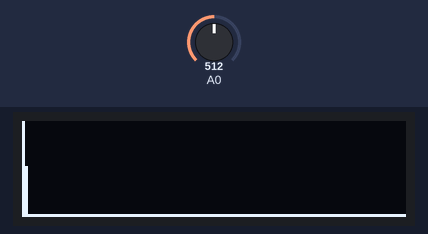
Simulated run of this sketch. Board: Arduino Uno, built with avr-gcc and run on an emulated ATmega328P. Shown: 128×32 one-colour display. The inputs (shaded band) are chosen by the test bench; at power-on: A0 = 512. The display library's start-up logo is not drawn.

Above: at 2.2 s.
2.3 s: A0 set to 716
At 2.6 s:
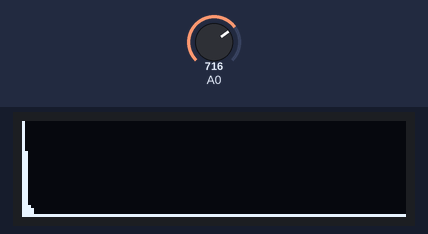
4.2 s: A0 set to 900
At 5.7 s:
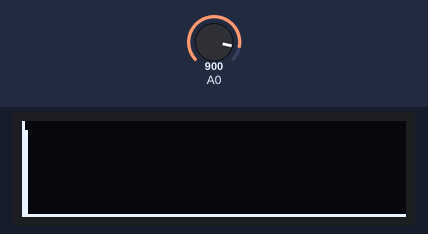
6.0 s: A0 set to 1023
Timing chart, 0 to 9.0 s (numbered marks = the images above; inputs shaded):
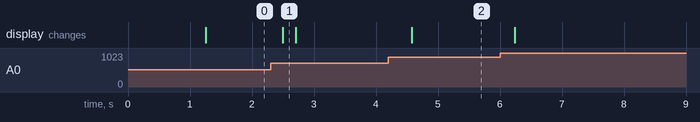

The sketch:

FFT_ADC_OLED_128x32.ino
```cpp
#include "fix_fft.h"
#include <stdio.h>
#include <math.h>

#include <SPI.h>
#include <Wire.h>
#include <Adafruit_GFX.h>
#include <Adafruit_SSD1306.h>

#define SCREEN_WIDTH 128
#define SCREEN_HEIGHT 32

#define OLED_RESET 4

Adafruit_SSD1306 display(SCREEN_WIDTH, SCREEN_HEIGHT, &Wire, OLED_RESET);

const int m=7;
const int tab[]={2,4,8,16,32,64,128};
const int SAMPLES = tab[m-1];
char vReal[SAMPLES];
char vImag[SAMPLES];
const double samplingFrequency = 6000;
unsigned int sampling_period_us;
unsigned long microseconds;

void setup() {
  display.begin(SSD1306_SWITCHCAPVCC, 0x3C);
  display.display();

  analogReference(DEFAULT);
  sampling_period_us = round(1000000*(1.0/samplingFrequency));

  delay(1000);
}

void loop() {
  microseconds = micros();
  for(int i=0; i<SAMPLES; i++)
  {
      vReal[i] = analogRead(A0)*128/1024;
      vImag[i] = 0;
      while(micros() - microseconds < sampling_period_us){
        //empty loop
      }
      microseconds += sampling_period_us;
  }

  fix_fft(vReal, vImag, m, false);

  display.clearDisplay();

  drawSpectrum();
}

void drawSpectrum()
{
  display.clearDisplay();
  display.setCursor(0,0);

  if(SCREEN_HEIGHT == 64)
  {
    display.setTextSize(1);
    display.setTextColor(SSD1306_WHITE);

    display.print("FFT bins=");
    display.print(SAMPLES);

    display.setCursor(0,8);
    display.print("Start=0Hz Stop=");
    display.print((int)(samplingFrequency/2));
    display.print("Hz");

    display.setCursor(0,16);
  }

  int dat=0;

  for(int i=0; i<SCREEN_WIDTH; i++)
  {
    if(i%2 == 0)
    {
      dat = sqrt(pow(vReal[i/2],2) + pow(vImag[i/2],2));
    }
    else
    {
      dat = ( sqrt(pow(vReal[(i-1)/2],2) + pow(vImag[(i-1)/2],2))
              + sqrt(pow(vReal[(i+1)/2],2) + pow(vImag[(i+1)/2],2)))
              / 2;
    }

    display.drawLine( i, SCREEN_HEIGHT-1,
                      i, SCREEN_HEIGHT-1 - dat/2,
                      WHITE);
  }

  display.display();
}
```

Measured:
- after the input at 2.3 s, the display: changes after 0.20 s (image 1)
- after the input at 4.2 s, the display: changes after 0.38 s (image 2)
